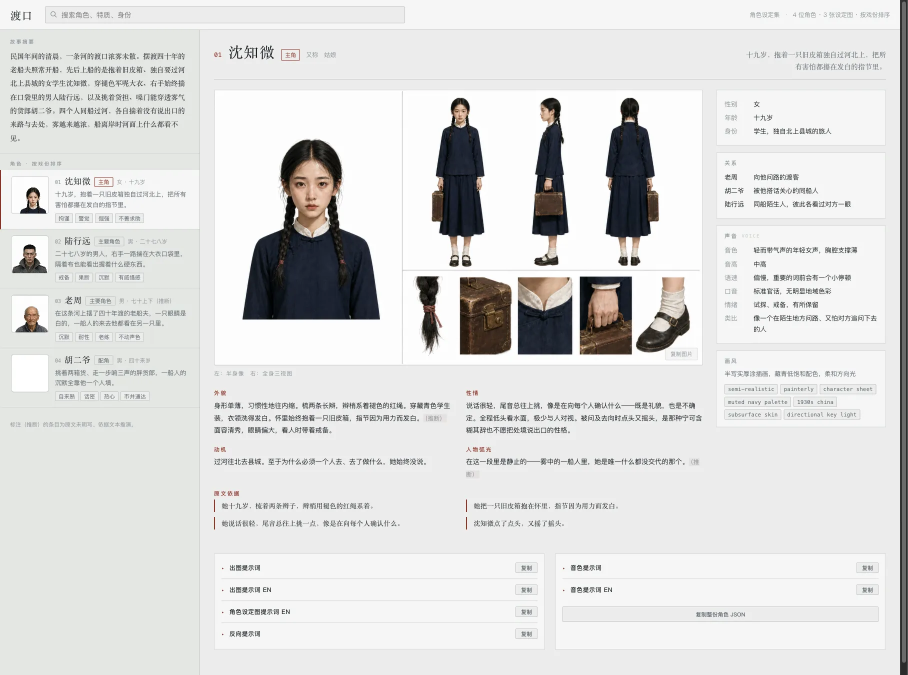
#> input picture skills/novel-characters/assets/report.webp, 1815 x 1350 px, given in place of assets, which was not available (shown at 1/2 size)
$ python cut_head.py ../skills/novel-characters/assets
#> lines starting #> are read from the running program, lines starting #| are printed output that depends on the picture; after the words box and inside, x2 and y2 are one past the last pixel; in counts of white or black regions, pixels touching at a corner belong together; pictures that were not available may be replaced by others from this repository, and a replacement may not be noted
#!/usr/bin/env python
# -*- coding: utf-8 -*-
"""【通用工具】把全身设定图的头砍掉 —— 按头身比算裁切线，不盲切。

    python tools/cut_head.py <图1> [图2 ...] [--out 目录] [--ratio 7.5] [--cut 1.30]

## 为什么必须砍头（`pipeline/docs/01_资产规范.md` §1.1）

> 「远景时模型会从那张小而糊的全身图上取脸。把头去掉，模型就只剩一个地方能取脸——脸特写。」

全身图上留着一张简化正脸时，模型**有两个互相冲突的取脸来源**：
全身的脸（正面、寥寥数笔）和特写的脸（3/4、细节丰富）。
结果是远景用全身那张脸、近景用特写那张脸 —— **同一角色在同一集里两张脸**。

## 算法（照 §6.2，不盲切比例）

1. 用**背景色分割**定位人物 bounding box → **头顶 = bbox 上缘**
2. **头高 = 身高 / 头身比**
3. 从头顶往下裁到 **头高 × 1.30**
4. 画布向下重新取景（颈部断面 → 脚底）

§6.2 实测：裁到 `×1.06` 会留下一截光秃秃的脖子（像"被削掉头的脖子柱"）；
裁到 `×1.30` 才是**干净的肩部断面**。

**因为按 bbox 定位而不是按画面比例**，即使模型不遵守"头顶留白"的构图指令也裁得对（§6.2）。

## 为什么有这个文件（而不是"又写了一个 .py"）

同 `tools/draw_plan.py`：`规矩.md` §2 禁的是「为一个**生成任务**新写 .py」。
本文件**不碰 GPU、不提交 prompt**，是确定性图像后处理，
且 `01_资产规范.md` §1.1／§6.2 **明确要求**这道工序。跨项目通用。

## 已知边界

- **地面接触阴影会干扰 bbox 下缘**（§6.3 说生成图普遍带接触阴影）。
  本工具用「与背景色的差异阈值 + 每行非背景像素占比」两道过滤削弱它，
  并**把算出来的数值全部打印出来**供人核对。看不顺眼就用 `--ratio` / `--trim-bottom` 手调。
- 只做**垂直**裁切（颈部以上整体去掉），保持原画布宽度 —— 即 §1.1 的"画布向下重新取景"。
"""
from __future__ import annotations

import argparse
import io
import sys
from pathlib import Path

import numpy as np
from PIL import Image

sys.stdout = io.TextIOWrapper(sys.stdout.buffer, encoding="utf-8", errors="replace")
sys.stderr = io.TextIOWrapper(sys.stderr.buffer, encoding="utf-8", errors="replace")


def bg_color(arr: np.ndarray, patch: int = 12) -> np.ndarray:
    """用四角小块的**中位数**估背景色（比单点稳，能避开角落的暗角）。"""
    h, w, _ = arr.shape
    corners = np.concatenate([
        arr[:patch, :patch].reshape(-1, 3),
        arr[:patch, -patch:].reshape(-1, 3),
        arr[-patch:, :patch].reshape(-1, 3),
        arr[-patch:, -patch:].reshape(-1, 3),
    ])
    return np.median(corners, axis=0)


def person_bbox(arr: np.ndarray, thresh: int, min_frac: float):
    """按背景色分割求人物 bbox。返回 (top, bottom, left, right, row_frac)。

    ★ **背景必须逐行估，不能整幅取一个色。**
    实测第一版用四角中位数当全局背景色，结果 `bbox top=0 bottom=1151`、
    人物宽 767（几乎整张图）—— 分割完全失效。根因是 `01_资产规范.md` §6.3
    早就写明的两件事：生成图**普遍带四角暗角**，且灰底本身是渐变。
    全局背景色对不上画面中央，于是整幅都被判成"人物"。

    改成逐行取左右两端若干列的中位数当该行的背景色，纵向渐变与暗角都能吃掉。
    """
    h, w, _ = arr.shape
    patch = max(4, min(16, w // 32))
    a = arr.astype(np.int16)
    left = a[:, :patch].reshape(h, -1, 3)
    right = a[:, -patch:].reshape(h, -1, 3)
    bg_row = np.median(np.concatenate([left, right], axis=1), axis=1)   # (h, 3)
    diff = np.abs(a - bg_row[:, None, :]).max(axis=2)
    mask = diff > thresh
    row_frac = mask.sum(axis=1) / float(w)
    col_frac = mask.sum(axis=0) / float(h)
    rows = np.where(row_frac >= min_frac)[0]
    cols = np.where(col_frac >= min_frac)[0]
    if len(rows) == 0 or len(cols) == 0:
        return None
    return int(rows[0]), int(rows[-1]), int(cols[0]), int(cols[-1]), row_frac


def cut_one(src: Path, out_dir: Path, ratio: float, cut: float,
            thresh: int, min_frac: float, trim_bottom: float) -> Path | None:
#> called with ratio = 7.5, cut = 1.3, thresh = 28, min_frac = 0.01, trim_bottom = 0
    im = Image.open(src).convert("RGB")
#> im is the input picture: PIL image 1815x1350 RGB; mean R, G, B 220.9, 221.2, 220.3
    arr = np.asarray(im)

    # ★ 阈值自动逐级上探。
    # 实测：默认 28 对背景**横向也有渐变**的图会失效（列全判成人物，left=0/right=W-1），
    # 而同一张图 thresh=45 就正常。与其让人手工试，不如自己往上找第一个 sane 的阈值。
    got, used = None, None
    for t in ([thresh] if thresh not in (28, 0) else [28, 38, 48, 60, 75, 95]):
        g = person_bbox(arr, t, min_frac)
        if g is None:
            continue
        tp, bt, lf, rt, _ = g
        if (bt - tp) <= im.height * 0.98 and (rt - lf) <= im.width * 0.98:
            got, used = g, t
            break
#> this loop made 6 passes
#> (tp, bt, lf) on passes 1 to 6: (13, 1277, 0), (21, 1272, 0), (21, 1272, 0), (22, 1272, 0), (22, 1272, 2), (23, 1272, 2)
#> pass 1, in person_bbox, `diff = np.abs(a - bg_row[:, None, :]).max(axis=2)`:
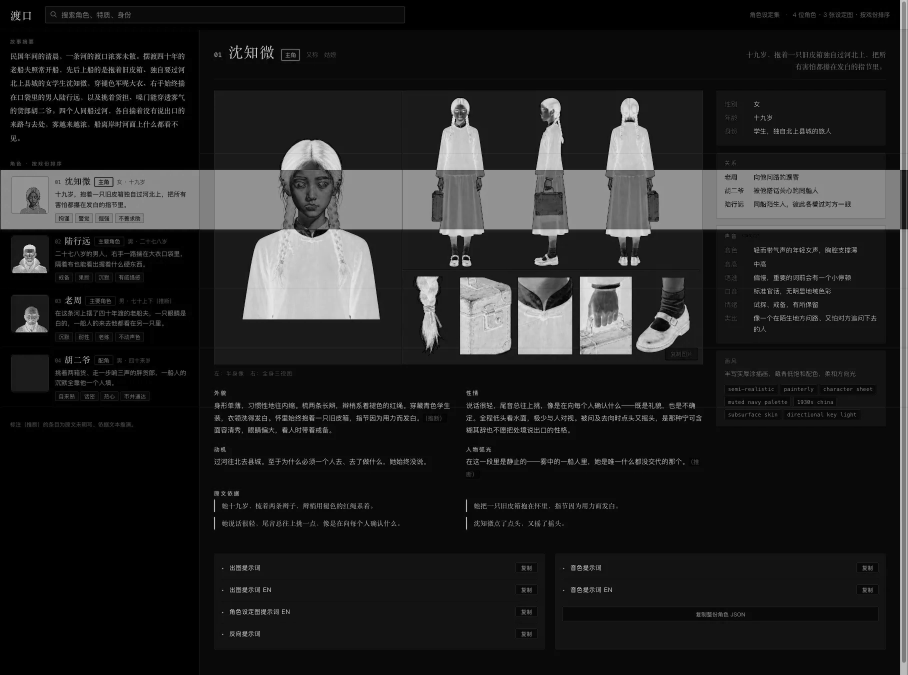
#> diff: shape (1350, 1815) float64 (shown at 1/2 size); min 0, max 233, mean 35
#> pass 1, in person_bbox, `mask = diff > thresh`:
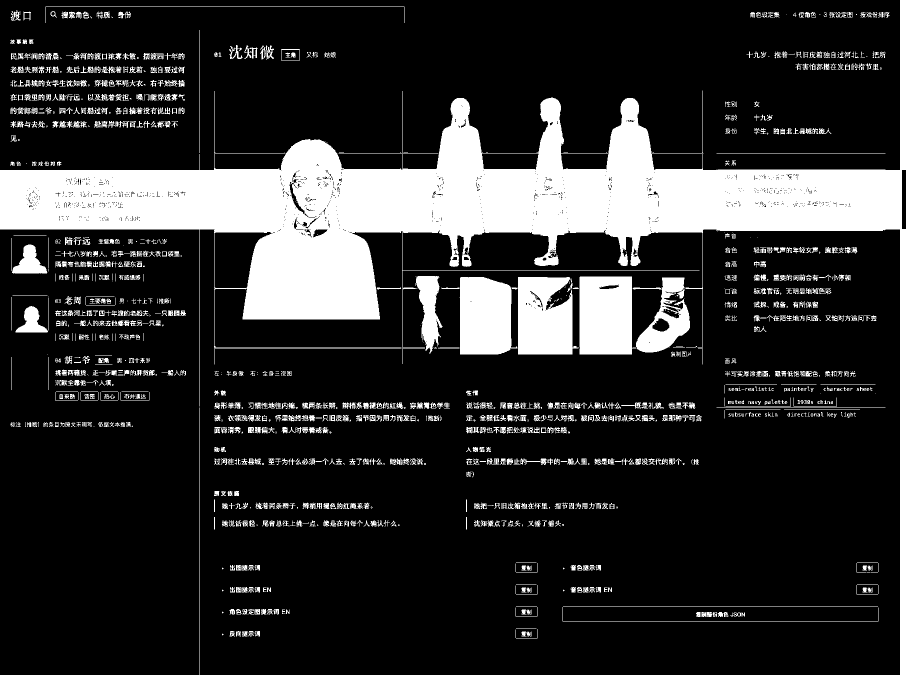
#> mask: shape (1350, 1815) bool (shown at 1/2 size); 18.7% white; 1451 white regions (450 under 20 px), largest, box (x1, y1, x2, y2) and area: (0, 0, 1815, 1350) 320866, (1159, 553, 1273, 709) 16199, (1036, 554, 1158, 709) 15312
#> pass 2, in person_bbox (call 2), `mask = diff > thresh`:
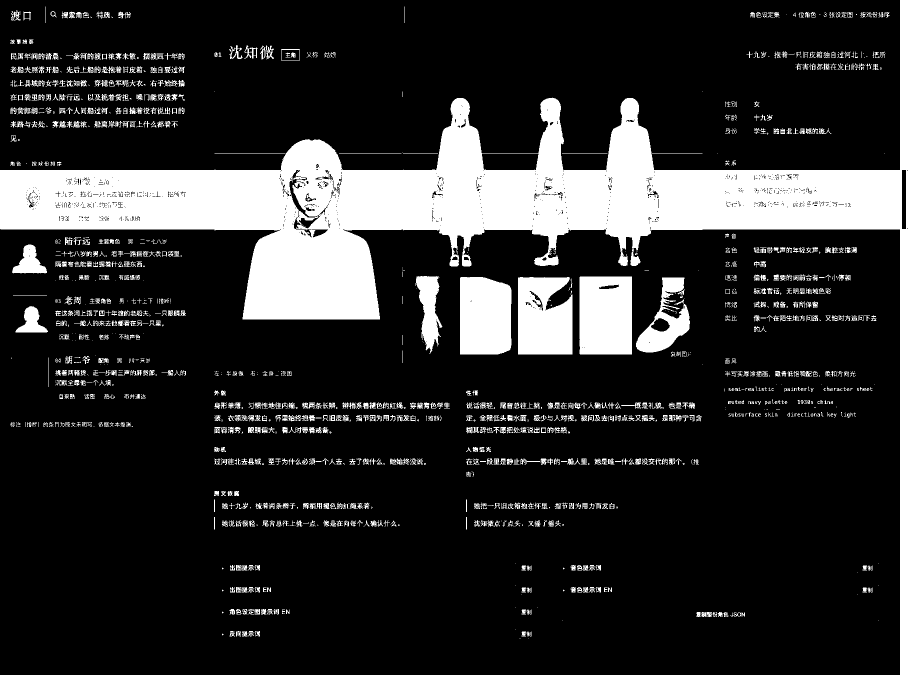
#> mask: shape (1350, 1815) bool (shown at 1/2 size); 17.7% white; 1624 white regions (659 under 20 px), largest, box (x1, y1, x2, y2) and area: (0, 0, 1815, 1350) 308728, (1159, 553, 1264, 709) 16160, (920, 554, 1023, 709) 15218
    if got is None:
        print("⚠️  %s：逐级上探到 95 仍分不出人物（bbox 几乎等于整幅）。"
              "这张图不适合自动分割，请手工裁或换一张。" % src.name)
        return None
    if used != thresh:
        print("ℹ️  %s：阈值 %d 会失效，自动升到 %d" % (src.name, thresh, used))
    if got is None:
        print("⚠️  %s：分不出人物与背景，跳过（可调 --thresh）" % src.name)
        return None
    top, bottom, left, right, _ = got
    h = bottom - top
    if trim_bottom > 0:
        bottom = int(bottom - h * trim_bottom)
        h = bottom - top
    head_h = h / ratio
    cut_y = int(round(top + head_h * cut))
    cut_y = max(1, min(cut_y, bottom - 1))

    out = im.crop((0, cut_y, im.width, bottom + 1))
    out_dir.mkdir(parents=True, exist_ok=True)
    # ⚠️ 2026-09-21：我一度以为这里该是 `"__nohead.png"`（双下划线）——
    # **错了，实测纠正**：ComfyUI 出的图文件名本身以 `_` 结尾（`…_00004_.png`），
    # 所以 `stem + "_nohead.png"` 拼出来正好是锁定件登记的 `…_00004__nohead.png`。
    # 改成双下划线反而会拼出**三个**下划线，与 `audit_rules.json` 对不上。
    # **原样是对的，不要改。**（教训：先看真实输出名再下结论。）
    dest = out_dir / (src.stem + "_nohead.png")
    out.save(dest)

    print("✅ %s → %s" % (src.name, dest.name))
    print("     原图 %dx%d｜bbox top=%d bottom=%d（高 %d px，人物宽 %d px）"
          % (im.width, im.height, top, bottom, h, right - left))
    print("     头身比 %.2f → 头高 %.1f px → 裁到 头高×%.2f = %.1f px 处"
          % (ratio, head_h, cut, cut_y - top))
    print("     出图 %dx%d" % (out.width, out.height))
    return dest


def main() -> int:
    ap = argparse.ArgumentParser(description="按头身比砍掉全身设定图的头（资产规范 §1.1/§6.2）")
    ap.add_argument("images", nargs="+", help="输入图（可多个）")
    ap.add_argument("--out", default=None, help="输出目录（默认写到输入图同级的 assets/CHR）")
    ap.add_argument("--ratio", type=float, default=7.5,
                    help="头身比（默认 7.5，写实成年男性常见值；风格化角色可调）")
    ap.add_argument("--cut", type=float, default=1.30,
                    help="裁切倍数（默认 1.30 ＝ 干净肩部断面；1.06 会留脖子柱，见 §6.2）")
    ap.add_argument("--thresh", type=int, default=28, help="与背景色的差异阈值")
    ap.add_argument("--min-frac", type=float, default=0.01,
                    help="每行/列非背景像素的最低占比，用来压掉地面接触阴影")
    ap.add_argument("--trim-bottom", type=float, default=0.0,
                    help="再从 bbox 下缘往上收掉身高的这个比例（治接触阴影，默认 0）")
    args = ap.parse_args()

    made = 0
    for s in args.images:
        src = Path(s)
        out_dir = Path(args.out) if args.out else src.parent.parent / "assets" / "CHR"
        if cut_one(src, out_dir, args.ratio, args.cut,
                   args.thresh, args.min_frac, args.trim_bottom):
            made += 1
    print("\n共处理 %d / %d 张" % (made, len(args.images)))
    return 0 if made else 1


if __name__ == "__main__":
#> (the run stopped early here; a loop or call above may not have finished)

$ run again, on skills/novel-characters/assets/sheet.jpg
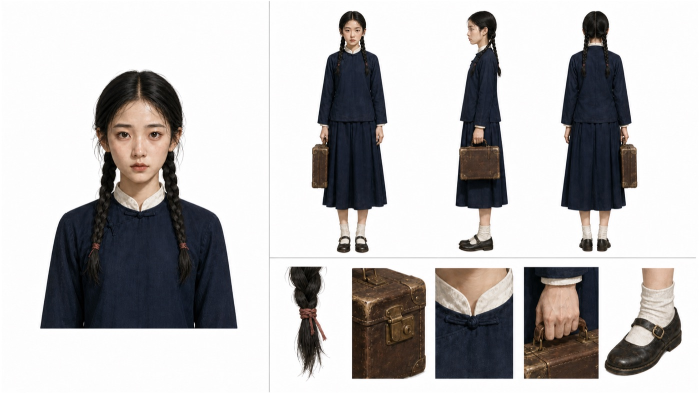
#> input picture skills/novel-characters/assets/sheet.jpg, 1400 x 787 px, given in place of assets, which was not available (shown at 1/2 size)
#> in cut_one, im is the input picture: PIL image 1400x787 RGB; mean R, G, B 187.4, 185.4, 185.3
#> the loop in cut_one, `for t in ([thresh] if thresh not in (28, 0) else [28, 38, 48, 60, 75, ..` made 1 pass
#> (tp, bt, lf, rt, used) on pass 1: (22, 757, 81, 1363, 28)
#> pass 1, in person_bbox, `mask = diff > thresh`:
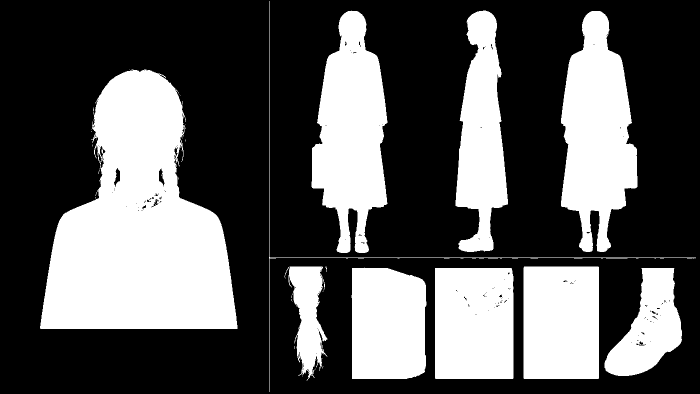
#> mask: shape (787, 1400) bool (shown at 1/2 size); 35.2% white; 47 white regions (36 under 20 px), largest, box (x1, y1, x2, y2) and area: (80, 139, 475, 658) 129487, (1122, 22, 1275, 504) 47940, (623, 21, 775, 506) 47472
#> top = 22; bottom = 757; left = 81; right = 1363
#> in cut_one, `h = bottom - top`: h = 735
#> head_h = 98
#> cut_y = 149
#> in cut_one, `out = im.crop((0, cut_y, im.width, bottom + 1))`:
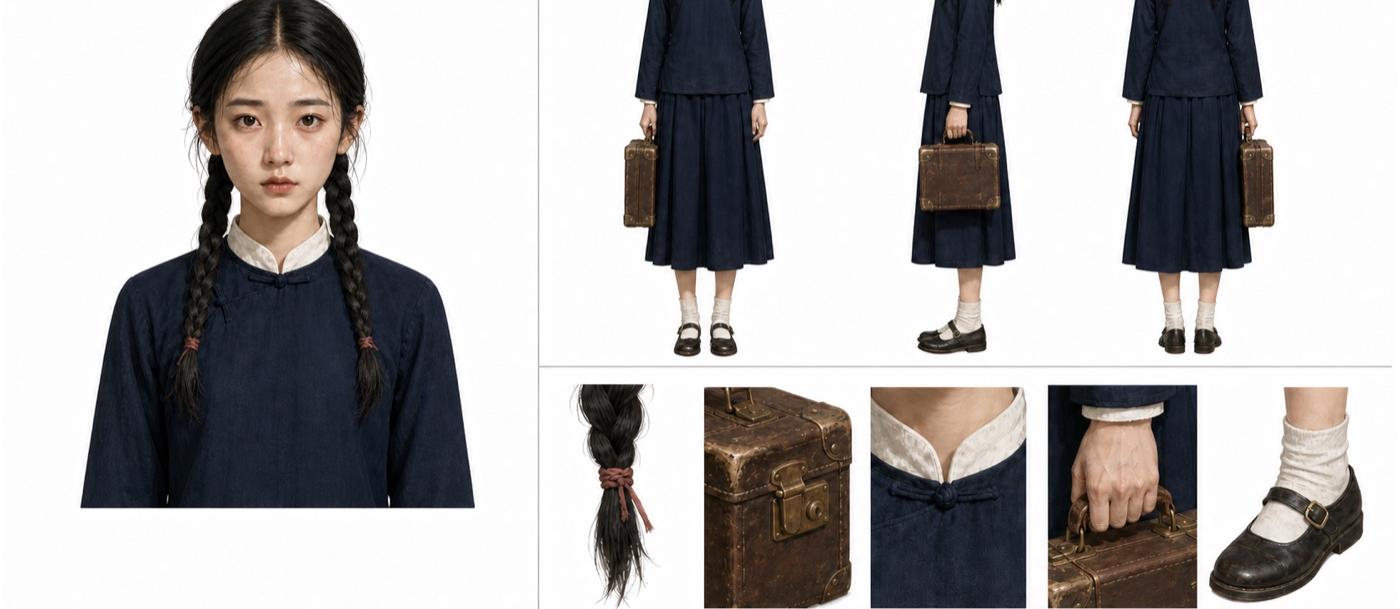
#> out: PIL image 1400x609 RGB; mean R, G, B 173.6, 171.1, 171
